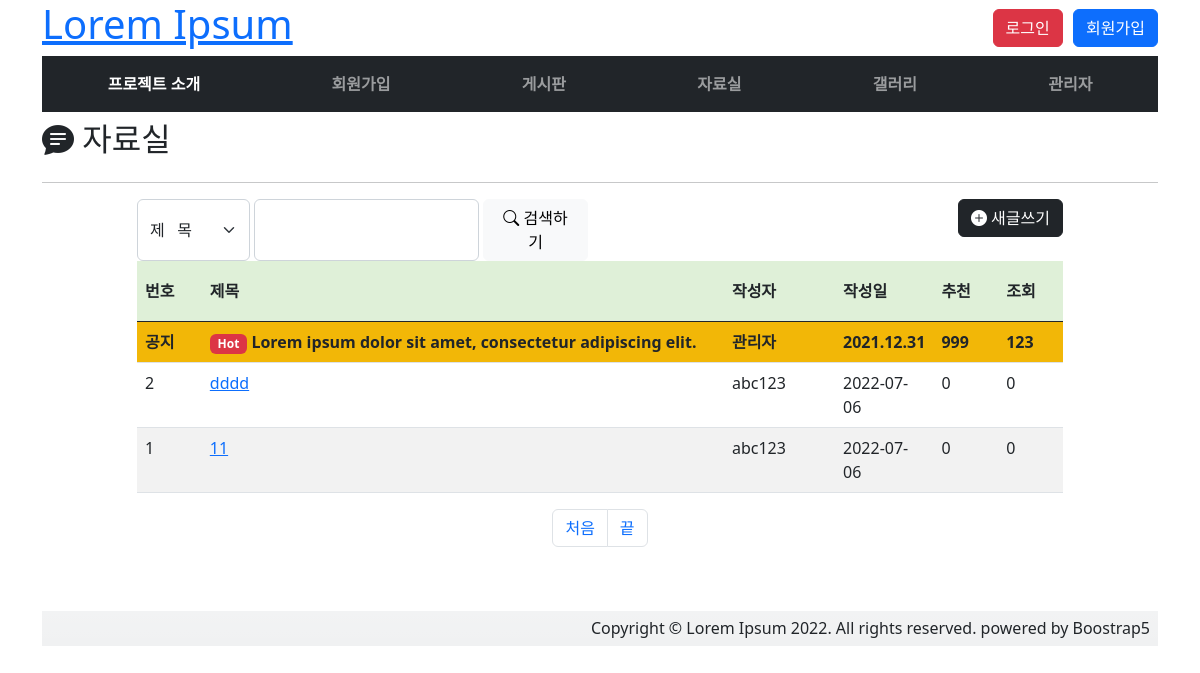
The app's page /pds/list/ with its own data.
### pds/models.py (models this page shows)
class Pds(models.Model):
    id = models.AutoField(primary_key=True)
    title = models.TextField()
    member = models.ForeignKey(Member, on_delete=models.DO_NOTHING)
    regdate = models.DateTimeField(default=datetime.now)
    thumbup = models.IntegerField(default=0)
    views = models.IntegerField(default=0)
    contents = models.TextField(null=False, blank=False)
    uuid = models.CharField(max_length=15, default='')      # 년월일시분초: 20220705130353
    fnames = models.CharField(max_length=256, null=True)    # 각 파일명은 리스트로 저장
    fsizes = models.CharField(max_length=256, null=True)    # 각 파일명은 리스트로 저장
    fdowns = models.CharField(max_length=256, null=True)    # 각 파일명은 리스트로 저장
    class Meta:
        db_table = 'pds'
        ordering = ['-id']

### join/models.py (models this page shows)
class Member(models.Model):
    id = models.AutoField(primary_key=True)
    userid = models.CharField(max_length=18, unique=True)
    passwd = models.CharField(max_length=18)
    name = models.CharField(max_length=7)
    phone = models.CharField(max_length=15)
    email = models.TextField()
    mailing = models.BooleanField(default=False)
    zipcode = models.ForeignKey(Zipcode, on_delete=models.DO_NOTHING)
    addr = models.TextField()
    regdate=models.DateTimeField(default=datetime.now)
    class Meta:
        db_table = 'member'

### pds/views.py (the view, shortened to what this page needs)
# urls.py: path('list/', views.ListView.as_view(), name='blist'),
class ListView(View):
    def get(self, request):
        pdslist = Pds.objects.select_related()
        context = {'pds': pdslist}
        return render(request, 'pds/list.html', context)

### templates/pds/list.html (shortened to what this page needs)
{% extends 'layouts/base.html' %}
{% load static %}
{% block contents %}
<div id="main">
        <div>
            <div class="d-flex justify-content-between mt-2">
                <h2><i class="bi bi-chat-text-fill"></i> 자료실</h2>
            </div>
            <hr>
        </div>
        <div class="row">
            <div class="col"></div>
            <div class="col-sm-5 d-flex flex-row">
                <select name="findtype" id="findtype" class="form-select w-25 findfrm">
                    <option value="title">제 &nbsp; 목</option>
                </select>&nbsp;
                <input type="text" name="findkey" id="findkey"
                       class="form-control w-50 findfrm2">&nbsp;
                <button type="button" class="btn btn-light" id="findbtn">
                    <i class="bi bi-search"></i> 검색하기</button>
            </div>
            <div class="col-sm-5 text-end">
                <button type="button" class="btn btn-dark">
                    <i class="bi bi-plus-circle-fill"></i> 새글쓰기</button>
            </div>
            <div class="col"></div>
        </div>
        <div class="row mt-n2">
            <div class="col"></div>
            <div class="col-10">
                <table class="table table-striped table-hover">
                    <thead class="thead">
                        <tr style="height: 60px; vertical-align: middle">
                            <th style="width: 7%">번호</th>
                            <th>제목</th>
                            <th style="width: 12%">작성자</th>
                            <th style="width: 10%">작성일</th>
                            <th style="width: 7%">추천</th>
                            <th style="width: 7%">조회</th>
                        </tr>
                    </thead>
                    <tbody>
                    <tr class="text-danger bg-warning">
                        <th>공지</th>
                        <th><span class="badge bg-danger">Hot</span>
                            Lorem ipsum dolor sit amet, consectetur adipiscing elit.</th>
                        <th>관리자</th>
                        <th>2021.12.31</th>
                        <th>999</th>
                        <th>123</th>
                    </tr>
                    {% for p in pds %}
                        <tr>
                            <td>{{ p.id }}</td>
                            <td><a href="{% url 'pview' %}?pno={{ p.id }}">{{ p.title }}</a></td>
                            <td>{{ p.member.userid }}</td>
                            <td>{{ p.regdate|date:'Y-m-d' }}</td>
                            <td>{{ p.thumbup }}</td>
                            <td>{{ p.views }}</td>
                        </tr>
                    {% endfor %}
                    </tbody>
                </table>
            </div>
            <div class="col"></div>
        </div>
        <div class="row mt-n2">
            <div class="col-12 mb-5">
                <ul class="pagination justify-content-center">
                    <li class="page-item">
                        <a href="?cpage=1&{{ qry }}" class="page-link">처음</a>
                    </li>
                    <li class="page-item">
                        <a href="?cpage={{ pages }}&{{ qry }}" class="page-link">끝</a>
                    </li>
                </ul>
            </div>
        </div>
    </div>
{% endblock %}

### templates/pds/list.html (style rules this page uses)
.thead { background: #dff0d8; border: none; }

### records on screen
Pds: id "2", title "dddd", member.userid "abc123", regdate "2022-07-06", thumbup "0", views "0"
Pds: id "1", title "11", member.userid "abc123", regdate "2022-07-06", thumbup "0", views "0"
